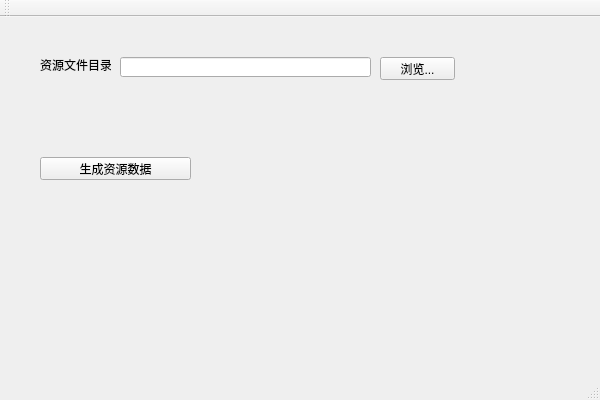
<?xml version="1.0" encoding="UTF-8"?>
<ui version="4.0">
 <class>ResPublisherClass</class>
 <widget class="QMainWindow" name="ResPublisherClass">
  <property name="geometry">
   <rect>
    <x>0</x>
    <y>0</y>
    <width>600</width>
    <height>400</height>
   </rect>
  </property>
  <property name="windowTitle">
   <string>ResPublisher</string>
  </property>
  <widget class="QWidget" name="centralWidget">
   <widget class="QLabel" name="label">
    <property name="geometry">
     <rect>
      <x>40</x>
      <y>40</y>
      <width>71</width>
      <height>16</height>
     </rect>
    </property>
    <property name="text">
     <string>资源文件目录</string>
    </property>
   </widget>
   <widget class="QLineEdit" name="etResPath">
    <property name="geometry">
     <rect>
      <x>120</x>
      <y>40</y>
      <width>251</width>
      <height>20</height>
     </rect>
    </property>
   </widget>
   <widget class="QPushButton" name="btnBrowser">
    <property name="geometry">
     <rect>
      <x>380</x>
      <y>40</y>
      <width>75</width>
      <height>23</height>
     </rect>
    </property>
    <property name="text">
     <string>浏览...</string>
    </property>
   </widget>
   <widget class="QLabel" name="lbInfo">
    <property name="geometry">
     <rect>
      <x>50</x>
      <y>80</y>
      <width>391</width>
      <height>16</height>
     </rect>
    </property>
    <property name="text">
     <string/>
    </property>
   </widget>
   <widget class="QPushButton" name="btnGenerate">
    <property name="geometry">
     <rect>
      <x>40</x>
      <y>140</y>
      <width>151</width>
      <height>23</height>
     </rect>
    </property>
    <property name="text">
     <string>生成资源数据</string>
    </property>
   </widget>
  </widget>
  <widget class="QMenuBar" name="menuBar">
   <property name="geometry">
    <rect>
     <x>0</x>
     <y>0</y>
     <width>600</width>
     <height>21</height>
    </rect>
   </property>
  </widget>
  <widget class="QToolBar" name="mainToolBar">
   <attribute name="toolBarArea">
    <enum>TopToolBarArea</enum>
   </attribute>
   <attribute name="toolBarBreak">
    <bool>false</bool>
   </attribute>
  </widget>
  <widget class="QStatusBar" name="statusBar"/>
 </widget>
 <layoutdefault spacing="6" margin="11"/>
 <resources>
  <include location="respublisher.qrc"/>
 </resources>
 <connections/>
</ui>
